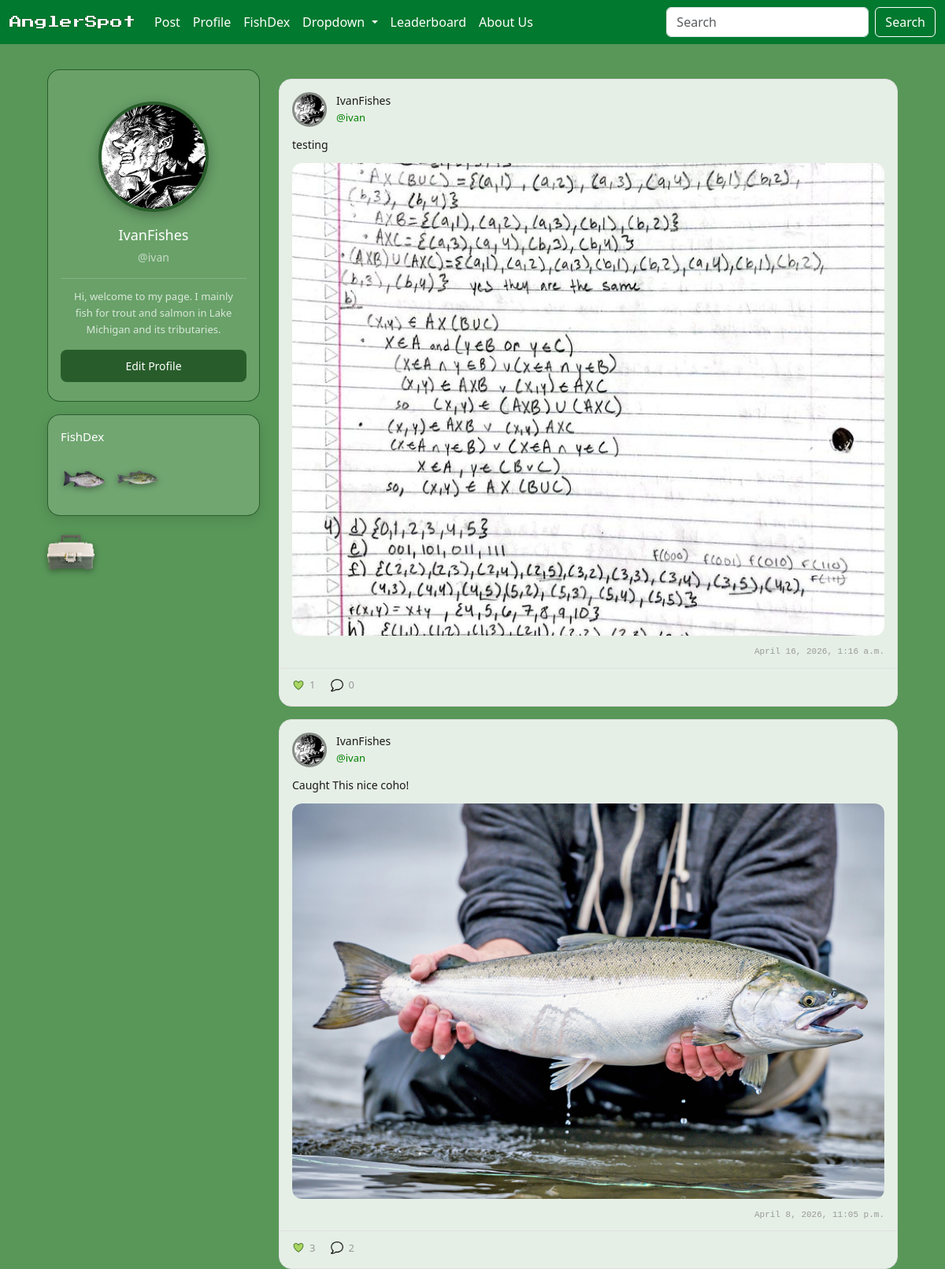
The app's page /user_profile/1/ (signed in), older data.
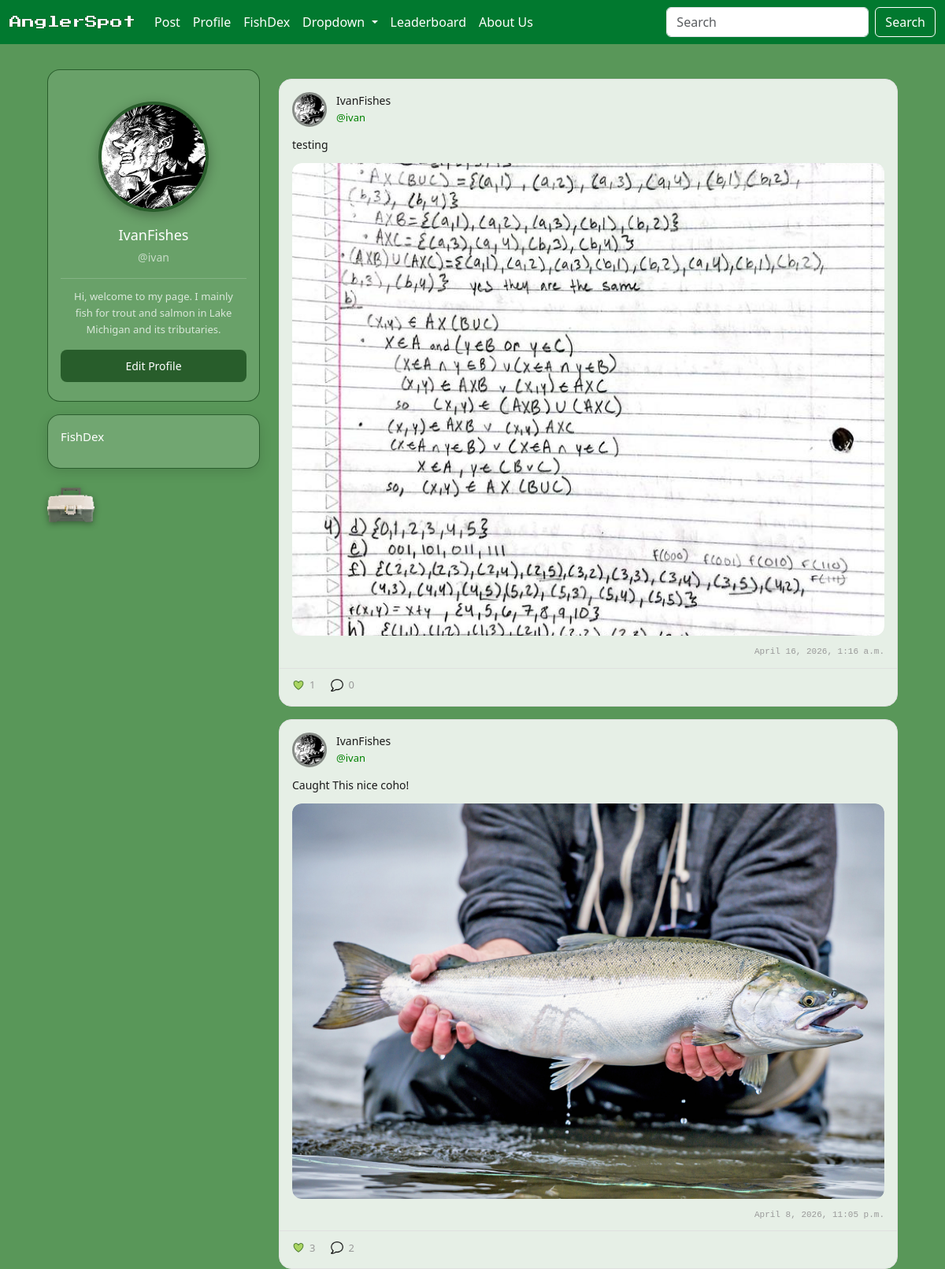
The same page, newer data.
### angler/models/user.py (models this page shows, shortened)
class Profile(models.Model):
    user = models.OneToOneField(User, on_delete=models.CASCADE)
    profile_image = models.ImageField(default='default_profile_img.jpg', upload_to='profile_img/', null=False, blank=True)
    profile_name = models.CharField(max_length=16, blank=True)
    bio = models.TextField(max_length=500, blank=True)

class User(AbstractUser):
    is_confirmed = models.BooleanField(default=False)
    is_private = models.BooleanField(default=False)
    points = models.PositiveIntegerField(default=0) #previous idea have a cap on points validators=[MaxValueValidator(5000)]
    @property
    def get_profile_name(self):
        return Profile.objects.get(user=self).profile_name
    def get_profile_image(self):
        return Profile.objects.get(user=self).profile_image

### angler/models/fish.py (models this page shows, shortened)
class FishEntry(models.Model):
    fish = models.ForeignKey(Fish, on_delete=models.CASCADE)
    fish_dex = models.ForeignKey(FishDex, on_delete=models.CASCADE)
    entry_weight = models.DecimalField(max_digits=5, decimal_places=1)
    entry_length = models.DecimalField(max_digits=5, decimal_places=2)
    fish_dex_image = ResizedImageField(size=[1600, 900], upload_to='fishdex_img/', blank=True)
    thumbnail = ResizedImageField(size=[150,150], crop=['middle', 'center'], upload_to='thumbnails/', blank=True)
    tackle = models.ForeignKey(RodAndReel, null=True, blank=True, on_delete=models.SET_NULL)
    lure = models.ForeignKey(Lure, null=True, blank=True, on_delete=models.SET_NULL)
    caught_at = models.DateTimeField(auto_now=True)
    latitude = models.DecimalField(max_digits=9, decimal_places=6, null=True, blank=True)
    longitude = models.DecimalField(max_digits=9, decimal_places=6, null=True, blank=True)
    class Meta:
        unique_together = ('fish', 'fish_dex')

class Fish(models.Model):
    name = models.CharField(max_length=100, unique=True)
    fish_group = models.CharField(max_length=100, blank=True) #i.e bass is the group and the fish name would be large mouth bass
    weight = models.DecimalField(max_digits=5, decimal_places=1) # i.e 1230.9
    length = models.DecimalField(max_digits=5, decimal_places=2) # standard unnit will be inches (form will accept feet and or inches then convert to inches) i.e 234.43
    shiny = models.BooleanField(default=False)
    fish_avatar = models.ImageField(upload_to=content_file_name) #will be stock image for type of fish

### angler/models/post.py (models this page shows, shortened)
class Post(models.Model):
    user = models.ForeignKey(User, on_delete=models.CASCADE)
    text = models.TextField()
    created_date = models.DateTimeField(auto_now=True)
    image = ResizedImageField (size=[1600, 900], upload_to='post_img/', blank=True)
    @property
    def like_count(self):
        likes = Like.objects.filter(post=self).count()
        return likes
    @property
    def comment_count(self):
        comments = Comment.objects.filter(post=self).count()
        return comments

### angler/views/user_profile.py (the view, shortened to what this page needs)
# urls.py: path('user_profile/<int:user_id>/', UserProfileView.as_view(), name='user_profile'),
class UserProfileView(LoginRequiredMixin, View):
    login_url = '/login/'
    EditProfileForm = modelform_factory(Profile, fields=['profile_name', 'profile_image', 'bio',])
    def get(self, request, user_id):
        user = get_object_or_404(User, id=user_id)
        user_profile = get_object_or_404(Profile, user=user)
        is_friend = FriendList.is_friend(user, request.user)
        pending_sent_friend_request = FriendRequest.objects.filter(request_sender=request.user, request_reciever=user, request_status=0).exists()
        pending_recieved_friend_request = FriendRequest.objects.filter(request_sender=user, request_reciever=request.user, request_status=0).exists()
        edit_form = self.EditProfileForm(instance=user_profile)
        private = False
        context = {
            'user_profile':user_profile,
            'is_friend':is_friend,
            'pending_sent_friend_request':pending_sent_friend_request,
            'pending_recieved_friend_request':pending_recieved_friend_request,
            'private':private
            }
        if request.user != user and ( user.is_private and not is_friend):
            context['private'] = True
        else:
            posts = Post.objects.filter(user=user).order_by('-created_date')
            liked_post_ids = set(Like.objects.filter(user=request.user).values_list('post_id', flat=True))
            fishdex = get_object_or_404(FishDex, user=user)
            fish_entries = FishEntry.objects.filter(fish_dex=fishdex)[:5]
            objs = {
                'fish_entries':fish_entries,
                'posts':posts,
                'liked_post_ids':liked_post_ids,
                'edit_form':edit_form,
            }
            context.update(objs)
        return render(request, 'angler/user/profile.html', context)

### angler/models/friends.py (called while the page is built)
    def is_friend(user1, user2):
        user_friend_list = FriendList.objects.get(user=user1)
        friends = user_friend_list.friends.all()
        for friend in friends:
            if friend == user2:
                return True

### angler/templates/angler/user/profile.html (shortened to what this page needs)
{% extends 'angler/base.html'%}
{% load static%}
{% block content %}
<div class="profile-page">
    <div class="profile-sidebar-wrapper">
        <div class="profile-sidebar">
            <img src="{{ user_profile.profile_image.url }}" class="profile-avatar show-viewing" />
            <div class="profile-info show-viewing">
                <span class="profile-name">{{ user_profile.profile_name }}</span>
                <span class="profile-username">@{{ user_profile.user.username }}</span>
            </div>
            <p class="profile-bio show-viewing">{{ user_profile.bio }}</p>
            <div class="profile-actions">
                {% if request.user == user_profile.user %}
                    <button class="profile-btn profile-edit-btn show-viewing" onclick="toggleEdit(true)">Edit Profile</button>
                {% endif %}
            </div>
        </div>
        {% if  not private %}
        <div class="results-grid profile-sidebar-grid">
                <div class="result-card">
                    <a href="{% url 'fishdex' user_id=user_profile.user.id %}" class="result-name">FishDex</a>
                    <div class="result-card-actions">
                        {% for entry in fish_entries %}
                            <a href="{% url 'fishdex_detail' fishdex_id=entry.fish_dex.id fish_entry_id=entry.id %}" onclick="event.stopPropagation()">
                                <img src="{{ entry.fish.fish_avatar.url }}" alt="action 1" class="detail-action-icon" />
                            </a>
                        {% endfor %}
                    </div>
                </div>
                <a href="{% url 'tackle' user_id=user_profile.user.id %}">
                    <img src="{% static 'icons/tacklebox.png' %}" alt="action" class="detail-action-icon" />
                </a>
        </div>
        {% endif %}
    </div>
{% if not private %}
    <div class="profile-feed">
        <div class="feed-container">
            {% for post in posts %}
            <a href="{% url 'post_detail' post_id=post.id %}" class="post-link">
                <div class="post-card">
                    <div class="post-header">
                        <img class="post-avatar" src="{{ post.user.get_profile_image.url }}" alt="{{ post.user.username }}" />
                        <div class="post-header-right">
                            <div class="post-name-row">
                                <span class="post-profilename">{{ post.user.get_profile_name }}</span>
                                <span class="post-username">@{{ post.user.username }}</span>
                            </div>
                        </div>
                    </div>
                    <div class="post-body">
                        <p class="post-text">{{ post.text }}</p>
                    </div>
                    {% if post.image %}
                    <div class="post-media">
                        <img class="post-image" src="{{ post.image.url }}" alt="post image" />
                    </div>
                    {% endif %}
                    <span class="post-timestamp">{{ post.created_date }}</span>
                    <div class="post-footer">
                        <div class="post-stat">
                            {% if post.id in liked_post_ids %}
                            <img src="{{ MEDIA_URL }}like_img/liked.png" alt="likes" class="stat-icon"/>
                        {% else %}
                            <img src="{{ MEDIA_URL }}like_img/not_liked.png" alt="likes" class="stat-icon"/>
                        {% endif %}
                            <span class="stat-count">{{ post.like_count }}</span>
                        </div>
                        <div class="post-stat">
                            <img src="{{ MEDIA_URL }}comment/comment_icon.png" alt="comments" class="stat-icon" />
                            <span class="stat-count">{{ post.comment_count }}</span>
                        </div>
                    </div>
                </div>
            </a>
            {% endfor %}
        </div>
    </div>
{% else %}
<h2>@{{ user_profile.user.username }}'s account is private</h2>
{% endif %}
</div>
{% endblock %}

### angler/templates/angler/base.html (shortened to what this page needs)
{% load static %}
<!doctype html>
<html lang="en">
  <head>
    <link href="https://cdn.jsdelivr.net/npm/bootstrap@5.3.8/dist/css/bootstrap.min.css" rel="stylesheet">
    <link rel="stylesheet" href="{% static 'css/registration.css' %}">
    <link rel="stylesheet" href="{% static 'css/style.css' %}">
  </head>
  <body>
    <nav class="navbar navbar-expand-lg bg-body-tertiary">
    <div class="container-fluid">
        <a class="navbar-brand" href="{% url 'home_feed'%}">AnglerSpot</a>
        <div class="collapse navbar-collapse" id="navbarSupportedContent">
        <ul class="navbar-nav me-auto mb-2 mb-lg-0">
            {% if user.is_authenticated %}
                <li class="nav-item">
                <a class="nav-link active" href="{% url 'post_create'  %}">Post</a>
                </li>
                <li class="nav-item">
                <a class="nav-link" href="{% url 'user_profile' user_id=request.user.id %}">Profile</a>
                </li>
                <li class="nav-item">
                <a class="nav-link" href="{% url 'fishdex' user_id=request.user.id %}">FishDex</a>
                </li>
                <li class="nav-item dropdown">
                <a class="nav-link dropdown-toggle" href="#" role="button" data-bs-toggle="dropdown" aria-expanded="false">
                    Dropdown
                </a>
                </li>
                <li class="nav-item">
                <a class="nav-link active" aria-current="page" href="{% url 'leaderboard'%}">Leaderboard</a>
                </li>
                <li class="nav-item">
                <a class="nav-link active" aria-current="page" href="{% url 'about'%}">About Us</a>
                </li>
            {% endif %}
        </ul>
        <form class="d-flex" role="search" method="POST" action="{% url 'search' %}">
            <input class="form-control me-2" type="search" placeholder="Search" aria-label="Search" name="searched"/>
            <button class="btn btn-outline-success" type="submit">Search</button>
        </form>
        </div>
    </div>
    </nav>
        {% block content %}
        {% endblock %}
</body>
</html>

Row changes from the older to the newer data that the page shows:
removed FishEntry: fish.fish_avatar (picture)
removed FishEntry: fish.fish_avatar (picture)
